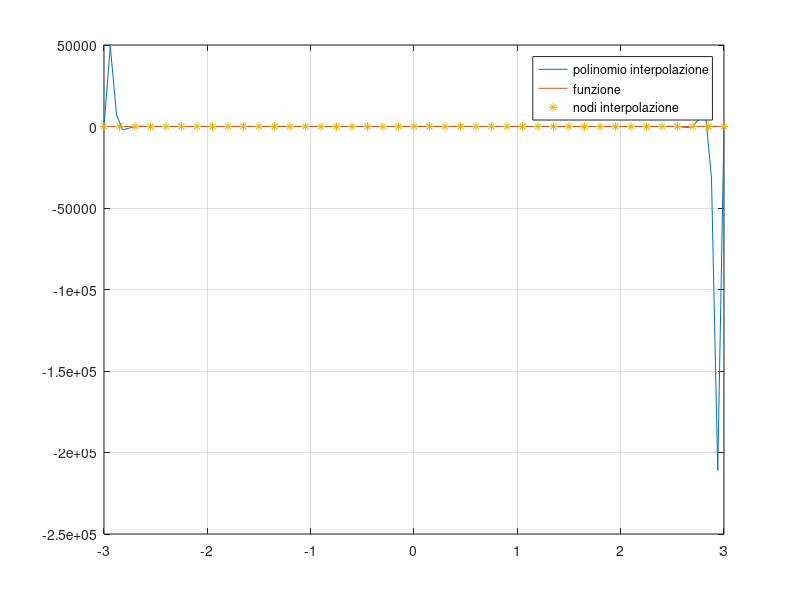

Here is the MATLAB script that generated this plot:
close all
clear all
clc

%f = @(x) exp(x).*cos(4*x);
f =@(x) abs(x-1);
a = -3;
b = 3;
n = 40;

    x1 = linspace(a,b,n+1);
    x2 = linspace(a,b);
    
    y = f(x1);

    Matrice_Vandermonde = vander(x1);
    coeff = Matrice_Vandermonde\y';

    y_interp = polyval(coeff,x2);
    y_fun = f(x2);
    err = norm(y_interp-y_fun,"inf");

err
plot(x2,y_interp);
hold on
plot(x2,y_fun);
plot(x1,y,'*');
legend("polinomio interpolazione","funzione","nodi interpolazione");
grid on

%figure
%plot(err);
%title("figura errore");
